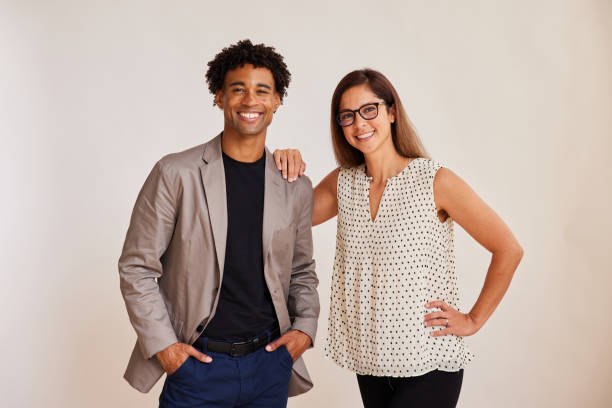
#> input picture OpenCV/FaceDetection/image.png, 612 x 408 px
$ jupyter execute f_d.ipynb   (shell and % lines are left out)
#> lines starting #> are read from the running program, lines starting #| are printed output that depends on the picture
[cell 1]
import cv2
import matplotlib.pyplot as plt

[cell 2]
img=cv2.imread('image.png')
#> img is the input picture: shape (408, 612, 3); mean B, G, R 164.6, 173, 189.4
conv_img=cv2.cvtColor(img,cv2.COLOR_BGR2RGB)

[cell 3]
face_cas=cv2.CascadeClassifier('haarcascade_frontalface_default.xml')
faces=face_cas.detectMultiScale(conv_img,minNeighbors=10)
#> faces = [[219, 64, 64, 64], [329, 88, 63, 63]]
faces
#> Out = [[219, 64, 64, 64], [329, 88, 63, 63]]

[cell 4]
#left top,...height width
for (x,y,w,h) in faces:
    cv2.rectangle(conv_img,(x,y),(x+w,y+h),(255,0,0),4)
#> this loop made 2 passes
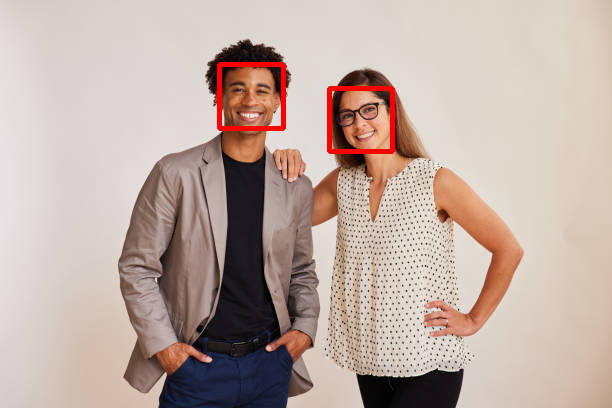
#> conv_img: shape (408, 612, 3); mean R, G, B 190.6, 171.9, 163.7
